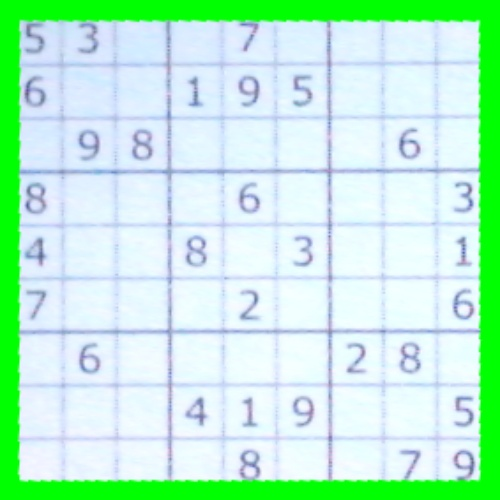
#> input picture assignment28/sudoku.jpg, 500 x 500 px, given in place of the camera
$ python live_detector.py
#> lines starting #> are read from the running program, lines starting #| are printed output that depends on the picture; after the words box and inside, x2 and y2 are one past the last pixel; in counts of white or black regions, pixels touching at a corner belong together
import argparse
import cv2
import numpy as np
import matplotlib.pyplot as plt
from imutils.perspective import four_point_transform

parser = argparse.ArgumentParser(description='Matin sudoku detector live')
parser.add_argument('--input', type=str, help='device number', default=0)
parser.add_argument('--output', type=str, help='path of your output image', default='sudoku.jpg')

args = parser.parse_args()

cap = cv2.VideoCapture(args.input)
while True:
    ret, frame = cap.read()
#> frame is the input picture: shape (500, 500, 3); mean B, G, R 211.5, 239.6, 187.7
    if not ret:
        break

    frame_gray = cv2.cvtColor(frame, cv2.COLOR_BGR2GRAY)
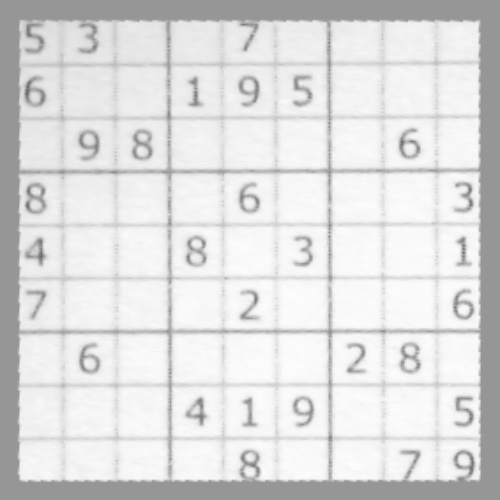
#> frame_gray: shape (500, 500); min 98, max 253, mean 220.9

    frame_blurred = cv2.GaussianBlur(frame_gray, (7,7), 3)

    thresh = cv2.adaptiveThreshold(frame_blurred, 255, cv2.ADAPTIVE_THRESH_GAUSSIAN_C, cv2.THRESH_BINARY_INV, 11, 2)
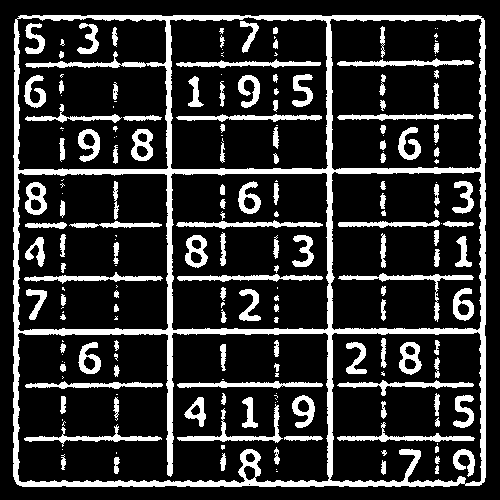
#> thresh: shape (500, 500); 18.7% white; 203 white regions (67 under 20 px)

    contours = cv2.findContours(thresh, cv2.RETR_EXTERNAL, cv2.CHAIN_APPROX_SIMPLE)
#> contours = 1 contour; box (x1, y1, x2, y2) and area: (13, 15, 486, 487) 221526
    contours = contours[0]

    contours = sorted(contours, key=cv2.contourArea, reverse=True)

    sudoku_contour = None

    for contour in contours:
        epsilon = 0.05* cv2.arcLength(contour, True)
        approx = cv2.approxPolyDP(contour, epsilon, True)

        if len(approx) == 4:
            sudoku_contour = approx
            break
#> this loop made 1 pass
#> (epsilon, sudoku_contour) on pass 1: (96.54, [[18, 16], [16, 483], [481, 484], [483, 18]])

    if sudoku_contour is None:
        pass
    else:
        cv2.drawContours(frame, [sudoku_contour], -1, (0, 255, 0), 20)
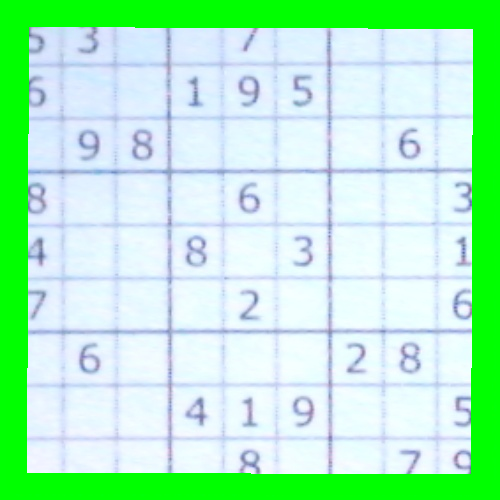
#> frame: shape (500, 500, 3); 14.45% of pixels changed, all inside (x1, y1, x2, y2) = (6, 6, 494, 495)


        warped = four_point_transform(frame, approx.reshape(4,2))
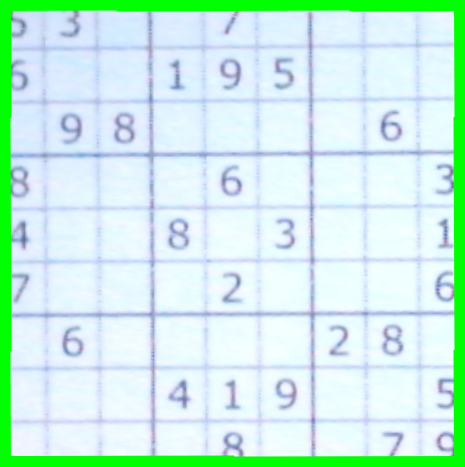
#> warped: shape (467, 465, 3); mean B, G, R 226.8, 238.8, 201.5
        warped = cv2.resize(warped, (500, 500))
#> warped: shape (500, 500, 3)


        cv2.imshow('cam', frame)
        if cv2.waitKey(1) & 0xFF == ord('s'):
#> (key e is pressed here)
            cv2.imwrite(args.output, warped)

    if cv2.waitKey(1) & 0xFF == ord('e'):
#> (key e is pressed here)
        break

cap.release()
cv2.destroyAllWindows()
